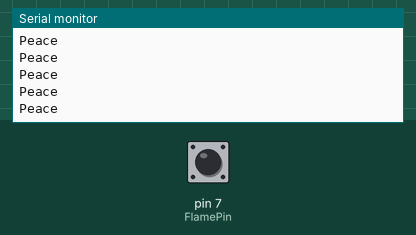
This sketch was run on a simulated Arduino Uno, built with avr-gcc and run on an emulated ATmega328P. Parts: the last lines printed to the serial monitor. Inputs (shaded band) come from the test bench; at power-on: pin 7 (FlamePin) HIGH.

Above: at 1.2 s.
1.3 s: pin 7 (FlamePin) driven LOW
At 2.2 s:
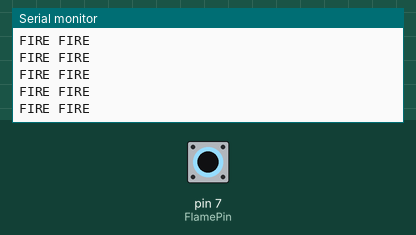
6.2 s: pin 7 (FlamePin) driven HIGH
At 7.0 s:
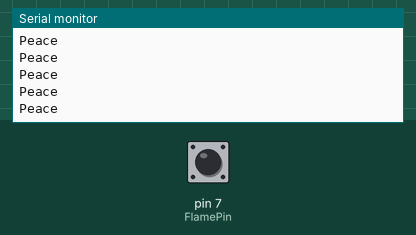
9.2 s: pin 7 (FlamePin) driven LOW
At 10.2 s:
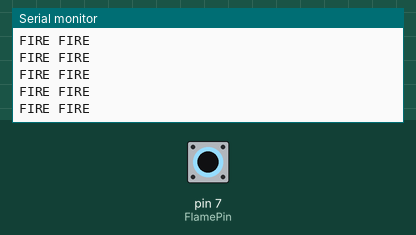
12.2 s: pin 7 (FlamePin) pulsed HIGH 5 times (0.12 s each, 0.3 s apart)
At 12.9 s:
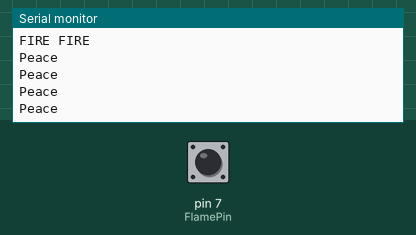

Measured:
- after the input at 1.3 s, the serial monitor: prints a new line after 0.07 s (image 1)
- after the input at 6.2 s, the serial monitor: prints a new line after 0.08 s (image 2)

The sketch:

Fire_alarm_with_Flame_Ssnsor.ino
```cpp
int FlamePin = 7; // This is for input pin
int Flame = HIGH;

void setup() {

 pinMode(FlamePin, INPUT);
 Serial.begin(9600);

}

void loop() {
 Flame = digitalRead(FlamePin);
 if (Flame== LOW)
 {
 Serial.println("FIRE FIRE");

 }
 else
 {
 Serial.println("Peace");

 }
}
```
